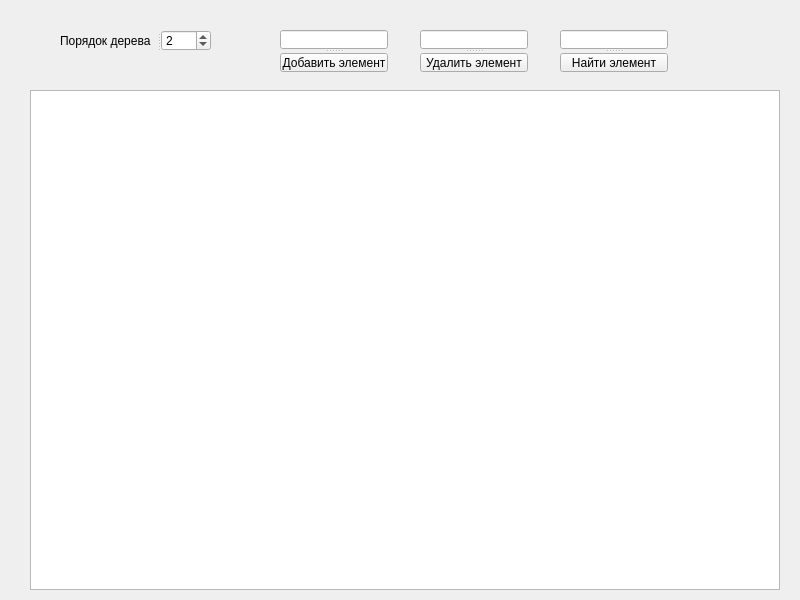
<?xml version="1.0" encoding="UTF-8"?>
<ui version="4.0">
 <class>MainWindow</class>
 <widget class="QMainWindow" name="MainWindow">
  <property name="geometry">
   <rect>
    <x>0</x>
    <y>0</y>
    <width>800</width>
    <height>600</height>
   </rect>
  </property>
  <property name="sizePolicy">
   <sizepolicy hsizetype="Fixed" vsizetype="Fixed">
    <horstretch>0</horstretch>
    <verstretch>0</verstretch>
   </sizepolicy>
  </property>
  <property name="windowTitle">
   <string>Б-дерево</string>
  </property>
  <widget class="QWidget" name="centralwidget">
   <widget class="QSplitter" name="searchElementSplitter">
    <property name="geometry">
     <rect>
      <x>560</x>
      <y>30</y>
      <width>108</width>
      <height>43</height>
     </rect>
    </property>
    <property name="orientation">
     <enum>Qt::Vertical</enum>
    </property>
    <widget class="QLineEdit" name="searchElementField"/>
    <widget class="QPushButton" name="searchElementButton">
     <property name="text">
      <string>Найти элемент</string>
     </property>
    </widget>
   </widget>
   <widget class="QSplitter" name="eleteElementSplitter">
    <property name="geometry">
     <rect>
      <x>420</x>
      <y>30</y>
      <width>108</width>
      <height>43</height>
     </rect>
    </property>
    <property name="orientation">
     <enum>Qt::Vertical</enum>
    </property>
    <widget class="QLineEdit" name="deleteElementField"/>
    <widget class="QPushButton" name="deleteElementButton">
     <property name="text">
      <string>Удалить элемент</string>
     </property>
    </widget>
   </widget>
   <widget class="QSplitter" name="addElementSplitter">
    <property name="geometry">
     <rect>
      <x>280</x>
      <y>30</y>
      <width>108</width>
      <height>43</height>
     </rect>
    </property>
    <property name="orientation">
     <enum>Qt::Vertical</enum>
    </property>
    <widget class="QLineEdit" name="addElementField"/>
    <widget class="QPushButton" name="addElementButton">
     <property name="text">
      <string>Добавить элемент</string>
     </property>
    </widget>
   </widget>
   <widget class="QSplitter" name="treeorderSplitter">
    <property name="geometry">
     <rect>
      <x>60</x>
      <y>30</y>
      <width>151</width>
      <height>21</height>
     </rect>
    </property>
    <property name="orientation">
     <enum>Qt::Horizontal</enum>
    </property>
    <widget class="QLabel" name="treeOrderLabel">
     <property name="text">
      <string>Порядок дерева</string>
     </property>
    </widget>
    <widget class="QSpinBox" name="treeOrderSpinBox">
     <property name="minimum">
      <number>1</number>
     </property>
     <property name="maximum">
      <number>100</number>
     </property>
     <property name="value">
      <number>2</number>
     </property>
    </widget>
   </widget>
   <widget class="QGraphicsView" name="graphicsView">
    <property name="geometry">
     <rect>
      <x>30</x>
      <y>90</y>
      <width>750</width>
      <height>500</height>
     </rect>
    </property>
   </widget>
  </widget>
 </widget>
 <resources/>
 <connections/>
</ui>
